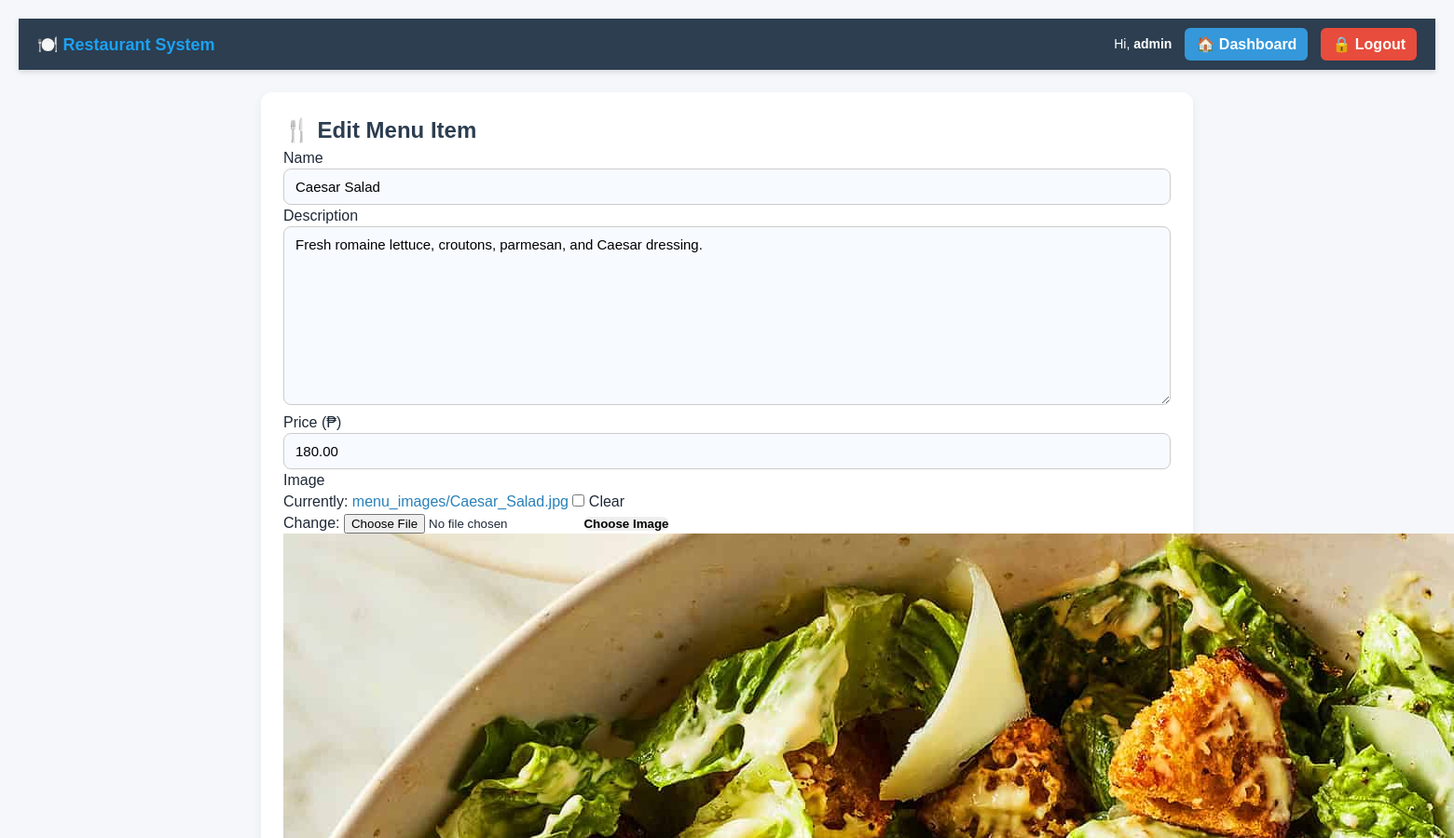
Page /menu/3/edit/ (signed in, upper part) on the earlier database version.
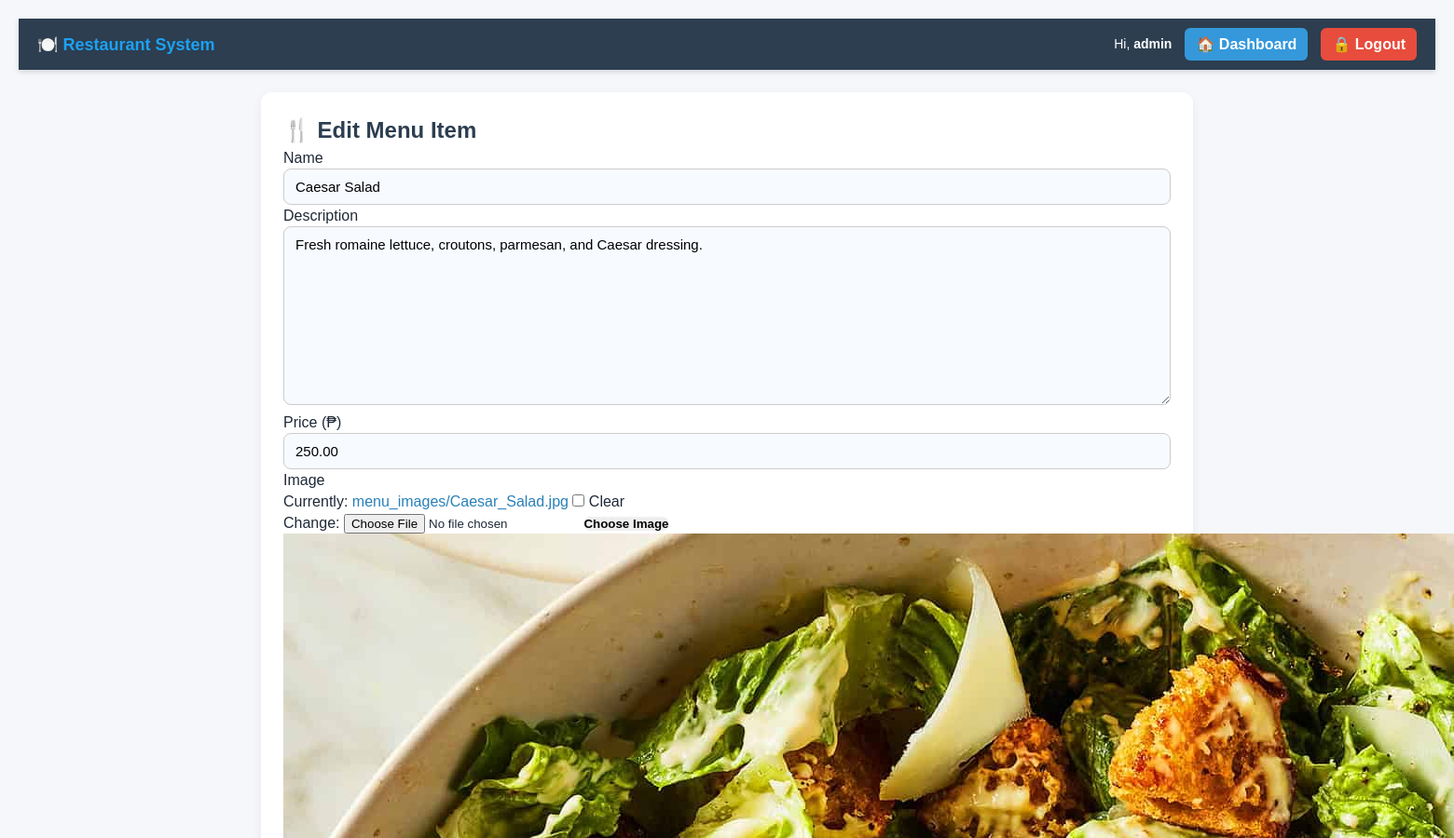
Same page on the later database version.
### menu/models.py (models this page shows, shortened)
class MenuItem(models.Model):
    CATEGORY_CHOICES = [
        ('appetizer', 'Appetizer'),
        ('main', 'Main Course'),
        ('dessert', 'Dessert'),
        ('drinks', 'Drinks'),
    ]
    name = models.CharField(max_length=100, validators=[MinLengthValidator(2)])
    description = models.TextField()
    price = models.DecimalField(
        max_digits=8,
        decimal_places=2,
        validators=[
            MinValueValidator(Decimal("0.00")),
            MaxValueValidator(Decimal("999999.99")),
        ],
    )
    image = models.ImageField(upload_to='menu_images/', blank=True, null=True)
    category = models.CharField(max_length=20, choices=CATEGORY_CHOICES)
    tags = models.CharField(max_length=200, blank=True)
    is_available = models.BooleanField(default=True)
    class Meta:
        constraints = [
            models.CheckConstraint(
                name="menu_menuitem_price_range",
                check=models.Q(price__gte=0) & models.Q(price__lte=999999.99),
            ),
            models.CheckConstraint(
                name="menu_menuitem_name_len",
                check=models.Q(name__regex=r"^.{2,100}$"),
            ),
            models.CheckConstraint(
                name="menu_menuitem_tags_len",
                check=models.Q(tags="") | models.Q(tags__regex=r"^.{0,200}$"),
            ),
        ]

### menu/views.py (the view)
# urls.py: path("<int:pk>/edit/", views.menu_edit_view, name="edit"),
@login_required
def menu_edit_view(request, pk):
    if not _is_manager(request.user):
        return _deny(request, "Edit menu item (manager-only)")
    item = get_object_or_404(MenuItem, pk=pk)
    if request.method == "POST":
        form = MenuItemForm(request.POST, request.FILES, instance=item)
        if form.is_valid():
            item = form.save()
            messages.success(request, "Menu item updated.")
            audit_log(request, request.user, f"Updated menu item #{item.pk} ({item.name})", "success")
            return redirect("menu:list")
        messages.error(request, "Please correct the errors below.")
        audit_log(request, request.user, f"Edit menu item #{pk} validation failed", "fail")
        log.warning("Menu edit validation errors for #%s: %s", pk, dict(form.errors))
    else:
        form = MenuItemForm(instance=item)
    return render(request, "menu/menu_form.html", {"form": form, "title": f"Edit: {item.name}"})

### menu/forms.py (shortened to what this page needs)
class MenuItemForm(forms.ModelForm):
    class Meta:
        model = MenuItem
        fields = ["name", "description", "category", "tags", "price", "is_available", "image"]
        widgets = {
            "name": forms.TextInput(attrs={"maxlength": 100}),
            "tags": forms.TextInput(attrs={"maxlength": 200}),
        }

### accounts/models.py (called while the page is built)
    def is_locked_now(self):
        return bool(self.locked_until and timezone.now() < self.locked_until)

### menu/views.py (called while the page is built)
def _is_manager(user):
    return getattr(user, "role", None) in {"manager", "admin"} or user.is_superuser

### menu/templates/menu/menu_form.html (shortened to what this page needs)
{% extends "base.html" %}
{% load static %}
{% block extra_css %}
<link rel="stylesheet" href="{% static 'css/menu.css' %}">
{% endblock %}
{% block content %}
<div class="form-container">
    <h2 class="form-title">🍴 {% if form.instance.pk %} Edit Menu Item {% else %} Add Menu Item {% endif %}</h2>
    <form method="post" enctype="multipart/form-data" class="styled-form">
        <div class="form-group">
            <label for="id_name">Name</label>
            {{ form.name }}
        </div>
        <div class="form-group">
            <label for="id_description">Description</label>
            {{ form.description }}
        </div>
        <div class="form-group">
            <label for="id_price">Price (₱)</label>
            {{ form.price }}
        </div>
        <div class="form-group image-upload-group">
            <label for="id_image">Image</label>
            <div class="image-input-wrapper">
                {{ form.image }}
                <button type="button" class="btn-preview" onclick="document.getElementById('id_image').click()">Choose Image</button>
            </div>
            <div id="image-preview-container">
                {% if form.instance.image %}
                    <img id="image-preview" src="{{ form.instance.image.url }}" alt="Preview">
                {% else %}
                    <img id="image-preview" style="display:none;" alt="Preview">
                {% endif %}
            </div>
        </div>
    </form>
</div>
{% endblock %}

Differences in the rows shown:
changed MenuItem "Caesar Salad": price "180.00" → "250.00"
